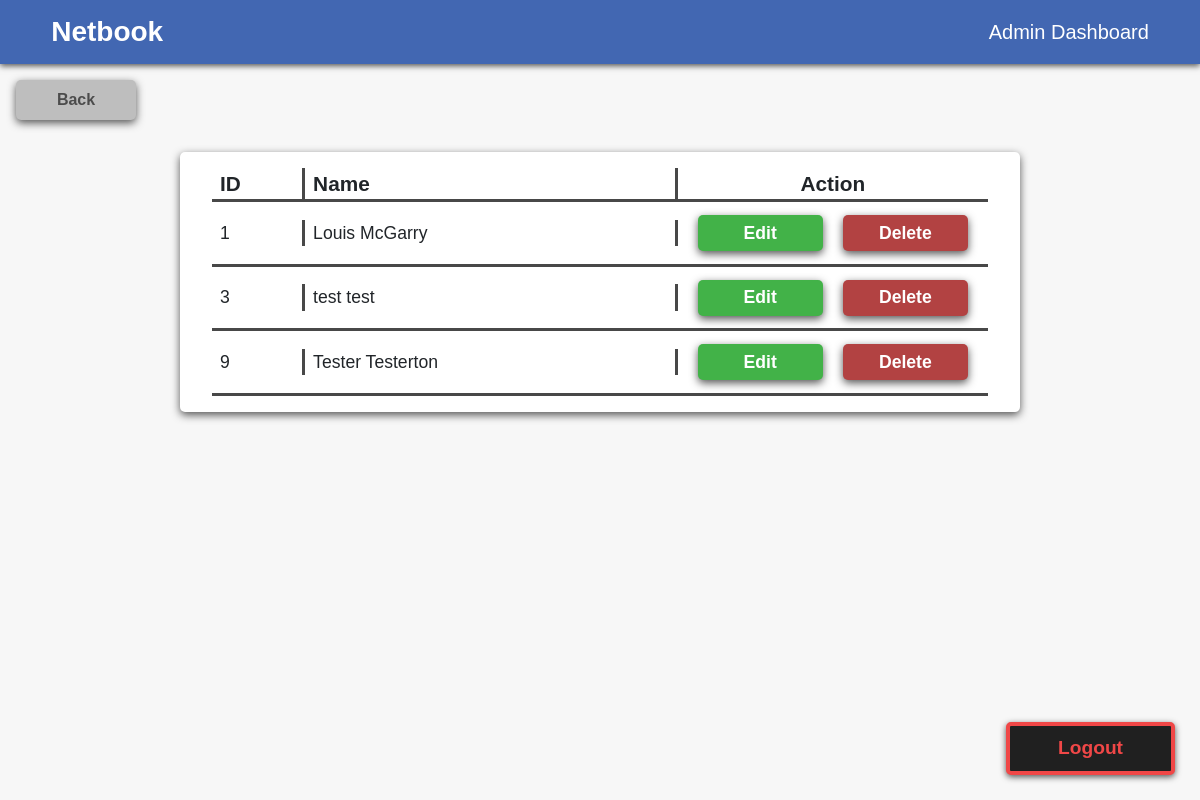
/admin_users.php (signed in), run on the app's committed database.
### tables this page shows
CREATE TABLE `user` (
  `u_id` int(255) UNSIGNED NOT NULL,
  `f_name` varchar(25) NOT NULL,
  `s_name` varchar(25) NOT NULL,
  `email` varchar(75) NOT NULL,
  `p_num` varchar(20) NOT NULL,
  `dob_d` smallint(2) UNSIGNED NOT NULL,
  `dob_m` smallint(2) UNSIGNED NOT NULL,
  `dob_y` smallint(4) UNSIGNED NOT NULL,
  `cntry` varchar(60) NOT NULL,
  `pwd` mediumtext NOT NULL,
  `sub_status` tinyint(1) NOT NULL DEFAULT 0,
  `sec_q_1` varchar(75) NOT NULL,
  `sec_q_1_a` varchar(200) NOT NULL,
  `sec_q_2` varchar(75) NOT NULL,
  `sec_q_2_a` varchar(200) NOT NULL,
  `act_status` smallint(3) UNSIGNED NOT NULL DEFAULT 1,
  `j_date` datetime NOT NULL,
  `a_id` int(255) UNSIGNED DEFAULT NULL
);

### admin_users.php (the view, shortened to what this page needs)
<?php include("includes/base.php");
?>
    <link rel="stylesheet" href="styles/style_admin_users.css">
    <link rel="stylesheet" href="styles/style_table.css">
  </head>
  <body>
    <div id="titlebar">
      <div id="titlebar-item-1">
        <h3 id="titlebar-name">Netbook</h3>
      </div>
      <div id="titlebar-item-2">
        <h5 id="titlebar-heading">Admin Dashboard</h5>
      </div>
    </div>
    <div id="back-btn-sec">
      <div id="back-btn" onclick="linkClicked('admin_dashboard.php')">
        Back
      </div>
    </div>
    <div id="user-display-sec">
      <div class="box">
        <div id="main-sec">
          <div id="headings-sec">
            <div id="headings-left">
              <div id="heading-item-id">
                ID
              </div>
              <div id="heading-item-name">
                Name
              </div>
            </div>
            <div id="heading-right">
              <div id="heading-item-action">
                Action
              </div>
            </div>
          </div>
          <?php
            require ("includes/connect_db.php");
            $sql = "SELECT `u_id`, `f_name`, `s_name`
                    FROM `user`;";
            $result = mysqli_query($conn, $sql);
            if (mysqli_num_rows($result) >= 1) {
              while ($row = mysqli_fetch_array($result, MYSQLI_ASSOC)) {
                echo '
                <div class="tabel-sec">
                  <div class="tabel-left">
                    <div class="tabel-item-id">
                      '.$row["u_id"].'
                    </div>
                    <div class="tabel-item-name">
                    '.$row["f_name"].' '.$row["s_name"].'
                    </div>
                  </div>
                  <div class="tabel-right">
                    <div class="tabel-item-action-sec">
                      <div class="edit-btn-container" onclick='.'editView('.$row["u_id"].',\'u\')'.'>
                        <div class="action-btn-text-sec">
                          <div class="action-btn-text">
                            Edit
                          </div>
                        </div>
                      </div>
                      <div class="delete-btn-container" onclick='.'deleteUser('.$row["u_id"].',\'u\')>
                        <div class="action-btn-text-sec">
                          <div class="action-btn-text">
                            Delete
                          </div>
                        </div>
                      </div>
                    </div>
                  </div>
                </div>
                ';
              }
            }
            else {
              Header("Location: admin_dashboard.php");
            }
          ?>
        </div>
      </div>
    </div>
    <a href="php-background/logout_action.php" id="logout-btn">Logout</a>
  </body>
</html>

### styles/style_admin_users.css (style rules this page uses)
body { background-color: #f7f7f7; text-align: center; font-family: Helvetica; }
a:link, a:visited { color: black; text-align: center; font-size: 1.2em; text-decoration: none; font-weight: bold; }
#titlebar { display: flex; justify-content: space-between; align-items: center; height: 8vh; background-color: #4267b2; box-shadow: 0px 2px 6px #545454; }
#titlebar-name { margin: 0; padding-left: 3.2rem; color: white; font-weight: bold; }
#titlebar-heading { margin: 0; padding-right: 3.2rem; color: white; }
#user-display-sec { display: flex; justify-content: space-around; margin: 4rem 0; margin-top: 2rem; }
.box { padding: 1rem 2rem; width: 70%; background-color: #ffffff; border-radius: 5px; box-sizing: border-box; box-shadow: 0px 3px 9px #545454; }
#main-sec { display: flex; flex-direction: column; }
#logout-btn { position: fixed; bottom: 0; right: 0; margin-right: 25px; margin-bottom: 25px; padding: 0.5rem 3rem; box-shadow: 0px 2px 6px #545454; background-color: #202020; border: 4px solid #f04747; border-radius: 5px; color: #f04747; transition: 0.15s; transition-timing-function: ease-in; }

### styles/style_table.css (style rules this page uses)
#back-btn-sec { display: flex; justify-content: flex-start; width: 100%; }
#back-btn { margin-left: 1rem; margin-top: 1rem; width: 10%; min-width: 110px; padding: 0.5rem 1rem; border-radius: 5px; background-color: #BEBEBE; box-shadow: 0px 3px 9px #545454; cursor: pointer; color: #4c4c4c; font-weight: bold; transition: 0.25s; transition-timing-function: ease-in-out; }
#headings-sec { display: flex; flex-direction: row; width: 100%; }
#headings-left { display: flex; flex-direction: row; width: 60%; font-size: 1.3em; font-weight: bold; }
#heading-item-id { padding-left: 0.5rem; width: 20%; text-align: left; border-right: 3px solid #484848; border-bottom: 3px solid #484848; }
#heading-item-name { padding-left: 0.5rem; width: 80%; text-align: left; border-bottom: 3px solid #484848; border-right: 3px solid #484848; }
#heading-right { display: flex; flex-direction: row; justify-content: center; width: 40%; font-size: 1.3em; font-weight: bold; border-bottom: 3px solid #484848; }
#heading-item-action { width: 100%; }
.tabel-sec { display: flex; flex-direction: row; align-items: center; width: 100%; padding: 0.8rem 0; border-bottom: 3px solid #484848; }
.tabel-left { display: flex; flex-direction: row; width: 60%; font-size: 1.1em; }
.tabel-item-id { padding-left: 0.5rem; width: 20%; text-align: left; border-right: 3px solid #484848; }
.tabel-item-name { padding-left: 0.5rem; width: 80%; text-align: left; border-right: 3px solid #484848; }
.tabel-right { display: flex; flex-direction: row; justify-content: center; width: 40%; }
.tabel-item-action-sec { display: flex; flex-direction: row; justify-content: space-evenly; width: 100%; }
.edit-btn-container { padding: 0.3rem; border-radius: 5px; background-color: #42b248; box-shadow: 0px 3px 9px #545454; cursor: pointer; width: 125px; }
.delete-btn-container { padding: 0.3rem; border-radius: 5px; background-color: #b24242; box-shadow: 0px 3px 9px #545454; cursor: pointer; width: 125px; }
.action-btn-text-sec { display: flex; justify-content: space-around; align-items: center; width: 100%; }
.action-btn-text { font-size: 1.1em; font-weight: bold; color: white; }

### data on the page
user: u_id "1", f_name "Louis", s_name "McGarry"
user: u_id "3", f_name "test", s_name "test"
user: u_id "9", f_name "Tester", s_name "Testerton"
